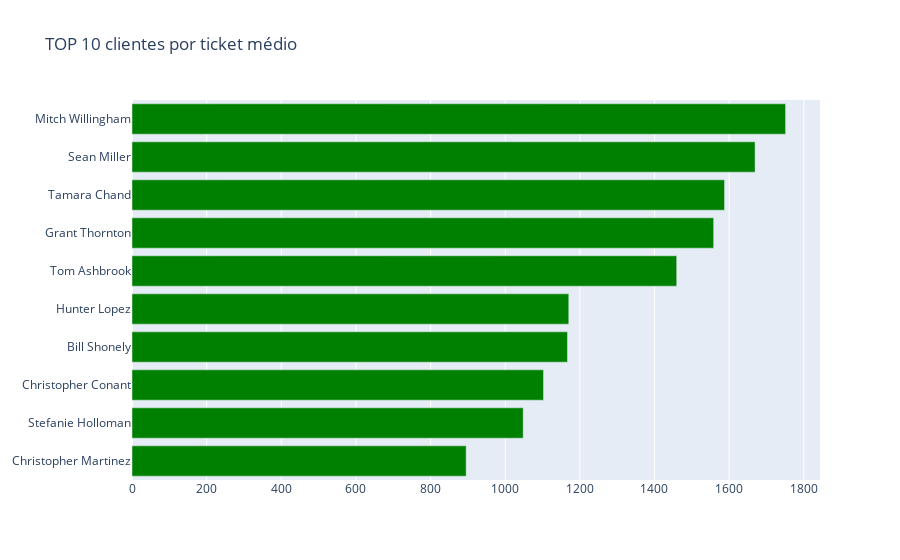

The cell this chart's notebook holds for it:
### Code cell
figplot3 = pg.Figure(data = [pg.Bar(name = "TOP 10 clientes por ticket médio", x = df_sum_cliente_sort_media["Valor do Pedido"],
                                    y = df_sum_cliente_sort_media["Nome Cliente"], orientation = "h",marker_color = 'green')])
figplot3.update_layout(title = "TOP 10 clientes por ticket médio",yaxis_categoryorder = "total ascending")
figplot3.show()

### Figure 1 — Plotly figure (JSON) as saved in the notebook; plotly's stock layout.template omitted (floating-point values rounded to 4 significant figures)
{"data": [{"marker": {"color": "green"}, "name": "TOP 10 clientes por ticket médio", "orientation": "h", "type": "bar", "x": [1751.0, 1670.0, 1588.0, 1559.0, 1460.0, 1170.0, 1167.0, 1103.0, 1048.0, 895.4], "y": ["Mitch Willingham", "Sean Miller", "Tamara Chand", "Grant Thornton", "Tom Ashbrook", "Hunter Lopez", "Bill Shonely", "Christopher Conant", "Stefanie Holloman", "Christopher Martinez"]}], "layout": {"title": {"text": "TOP 10 clientes por ticket médio"}, "yaxis": {"categoryorder": "total ascending"}}}
